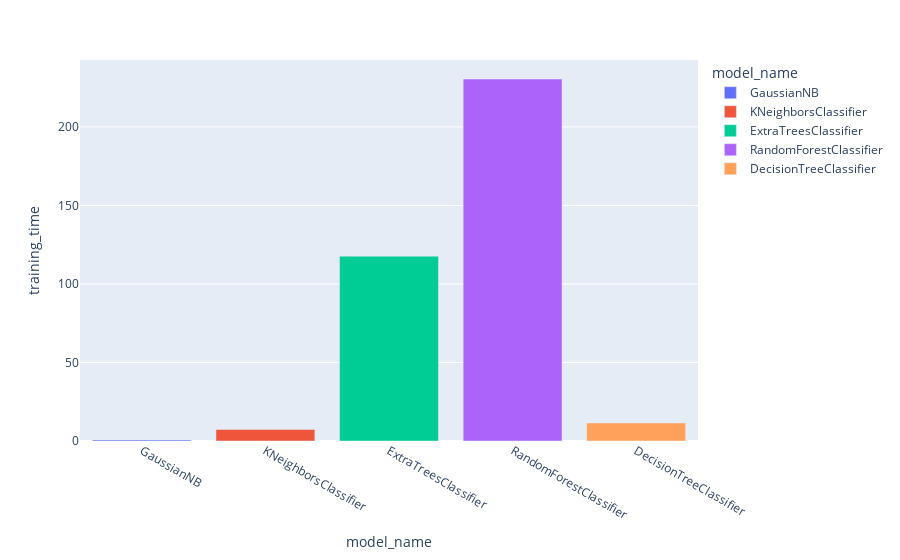

Source (notebook cell):
### Code cell
px.bar(df_results,x=df_results.index,y=df_results['training_time'],color=df_results.index)

### Figure 1 — Plotly figure (JSON) as saved in the notebook; plotly's stock layout.template omitted (floating-point values rounded to 4 significant figures)
{"data": [{"alignmentgroup": "True", "hovertemplate": "model_name=%{x}<br>training_time=%{y}<extra></extra>", "legendgroup": "GaussianNB", "marker": {"color": "#636efa", "pattern": {"shape": ""}}, "name": "GaussianNB", "offsetgroup": "GaussianNB", "orientation": "v", "showlegend": true, "textposition": "auto", "type": "bar", "x": ["GaussianNB"], "xaxis": "x", "y": [0.7145], "yaxis": "y"}, {"alignmentgroup": "True", "hovertemplate": "model_name=%{x}<br>training_time=%{y}<extra></extra>", "legendgroup": "KNeighborsClassifier", "marker": {"color": "#EF553B", "pattern": {"shape": ""}}, "name": "KNeighborsClassifier", "offsetgroup": "KNeighborsClassifier", "orientation": "v", "showlegend": true, "textposition": "auto", "type": "bar", "x": ["KNeighborsClassifier"], "xaxis": "x", "y": [7.364], "yaxis": "y"}, {"alignmentgroup": "True", "hovertemplate": "model_name=%{x}<br>training_time=%{y}<extra></extra>", "legendgroup": "ExtraTreesClassifier", "marker": {"color": "#00cc96", "pattern": {"shape": ""}}, "name": "ExtraTreesClassifier", "offsetgroup": "ExtraTreesClassifier", "orientation": "v", "showlegend": true, "textposition": "auto", "type": "bar", "x": ["ExtraTreesClassifier"], "xaxis": "x", "y": [117.7], "yaxis": "y"}, {"alignmentgroup": "True", "hovertemplate": "model_name=%{x}<br>training_time=%{y}<extra></extra>", "legendgroup": "RandomForestClassifier", "marker": {"color": "#ab63fa", "pattern": {"shape": ""}}, "name": "RandomForestClassifier", "offsetgroup": "RandomForestClassifier", "orientation": "v", "showlegend": true, "textposition": "auto", "type": "bar", "x": ["RandomForestClassifier"], "xaxis": "x", "y": [230.5], "yaxis": "y"}, {"alignmentgroup": "True", "hovertemplate": "model_name=%{x}<br>training_time=%{y}<extra></extra>", "legendgroup": "DecisionTreeClassifier", "marker": {"color": "#FFA15A", "pattern": {"shape": ""}}, "name": "DecisionTreeClassifier", "offsetgroup": "DecisionTreeClassifier", "orientation": "v", "showlegend": true, "textposition": "auto", "type": "bar", "x": ["DecisionTreeClassifier"], "xaxis": "x", "y": [11.47], "yaxis": "y"}], "layout": {"barmode": "relative", "legend": {"title": {"text": "model_name"}, "tracegroupgap": 0}, "margin": {"t": 60}, "xaxis": {"anchor": "y", "categoryarray": ["GaussianNB", "KNeighborsClassifier", "ExtraTreesClassifier", "RandomForestClassifier", "DecisionTreeClassifier"], "categoryorder": "array", "domain": [0, 1], "title": {"text": "model_name"}}, "yaxis": {"anchor": "x", "domain": [0, 1], "title": {"text": "training_time"}}}}
